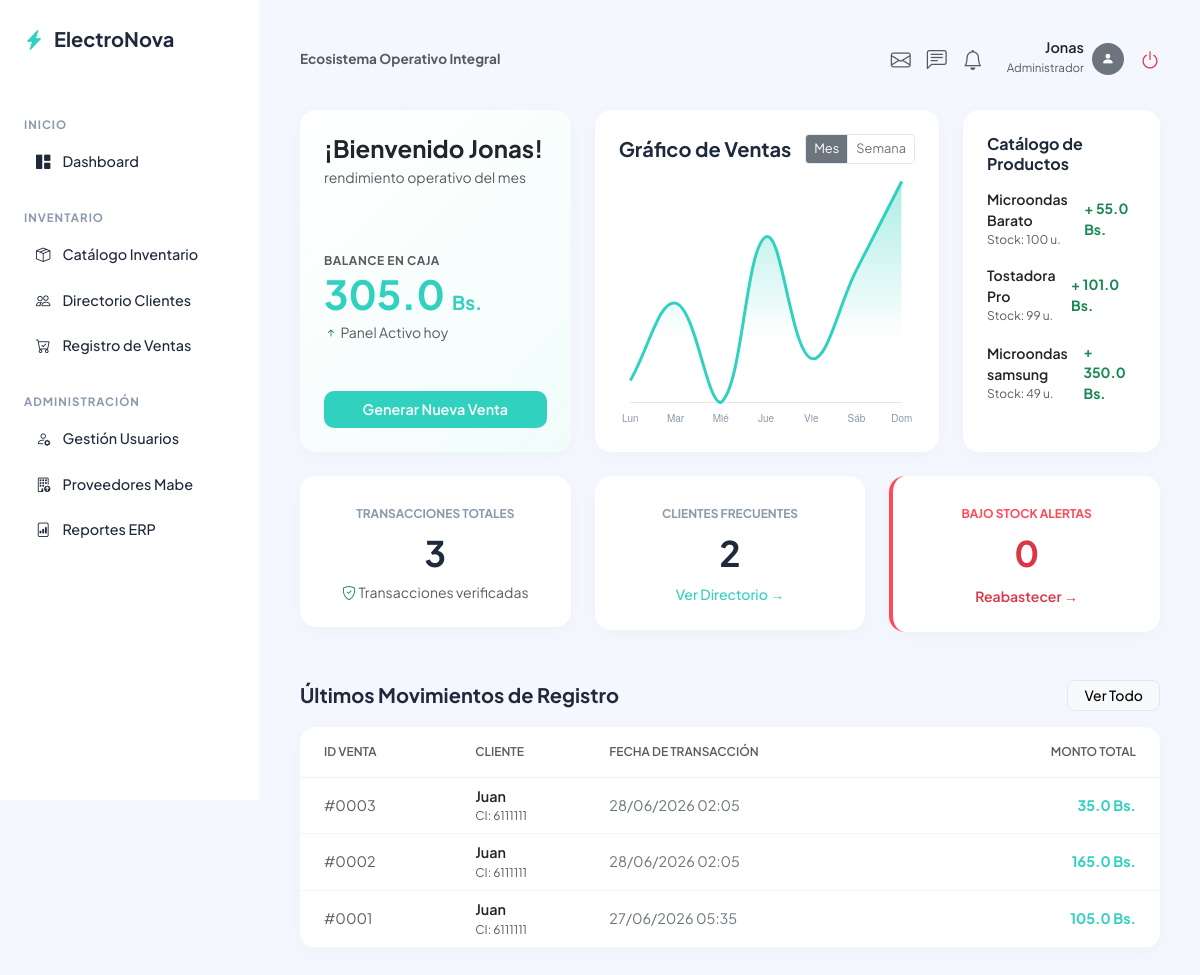
/dashboard (signed in), run on the app's committed database.
### app/auth/models.py (models this page shows)
class Usuario(db.Model, UserMixin):
    __tablename__ = "usuarios"
    id = db.Column(db.Integer, primary_key=True)
    username = db.Column(db.String(100), unique=True, nullable=False)
    password = db.Column(db.String(200), nullable=False)
    rol_id = db.Column(db.Integer, db.ForeignKey("roles.id"), nullable=False)
    @property
    def rol(self):
        return self.rol_rel.nombre if self.rol_rel else "Vendedor"

class Rol(db.Model):
    __tablename__ = "roles"
    id = db.Column(db.Integer, primary_key=True)
    nombre = db.Column(db.String(50), unique=True, nullable=False)
    usuarios = db.relationship("Usuario", backref="rol_rel", lazy=True)

### app/inventario/models.py (models this page shows, shortened)
class Producto(db.Model):
    __tablename__ = "productos"
    id = db.Column(db.Integer, primary_key=True)
    nombre = db.Column(db.String(150), nullable=False)
    descripcion = db.Column(db.Text, nullable=True)
    precio = db.Column(db.Float, nullable=False)
    stock = db.Column(db.Integer, default=0)
    categoria_id = db.Column(db.Integer, db.ForeignKey("categorias.id"), nullable=False)
    proveedor_id = db.Column(db.Integer, db.ForeignKey("proveedores.id"), nullable=True)
    detalles = db.relationship("DetalleVenta", backref="producto_rel", lazy=True, cascade="all, delete-orphan")
    historiales = db.relationship("HistorialStock", backref="producto_rel", lazy=True, cascade="all, delete-orphan")

### app/ventas/models.py (models this page shows)
class Venta(db.Model):
    __tablename__ = "ventas"
    id = db.Column(db.Integer, primary_key=True)
    fecha = db.Column(db.DateTime, default=datetime.utcnow)
    total = db.Column(db.Float, default=0.0)
    cliente_id = db.Column(db.Integer, db.ForeignKey("clientes.id"), nullable=False)
    usuario_id = db.Column(db.Integer, db.ForeignKey("usuarios.id"), nullable=False)
    detalles = db.relationship("DetalleVenta", backref="venta_rel", cascade="all, delete-orphan", lazy=True)

### app/clientes/models.py (models this page shows)
class Cliente(db.Model):
    __tablename__ = "clientes"
    id = db.Column(db.Integer, primary_key=True)
    nombre = db.Column(db.String(150), nullable=False)
    nit_ci = db.Column(db.String(20), unique=True, nullable=False)
    telefono = db.Column(db.String(20), nullable=True)
    ventas = db.relationship("Venta", backref="cliente_rel", lazy=True)

### app/core/routes.py (the view)
@core_bp.route("/dashboard")
@login_required
def dashboard():
    kpi_ventas = Venta.query.count()
    kpi_clientes = Cliente.query.count()
    kpi_bajo_stock = Producto.query.filter(Producto.stock <= 4).count()
    ultimos_productos = Producto.query.order_by(Producto.id.desc()).limit(3).all()
    if current_user.rol == "Administrador":
        ultimas_ventas = Venta.query.order_by(Venta.id.desc()).limit(4).all()
        total_ingresos = sum(v.total for v in Venta.query.all())
    else:
        ultimas_ventas = Venta.query.filter_by(usuario_id=current_user.id).order_by(Venta.id.desc()).limit(4).all()
        total_ingresos = sum(v.total for v in Venta.query.filter_by(usuario_id=current_user.id).all())
    return render_template(
        "core/dashboard.html",
        total_ventas=kpi_ventas if current_user.rol == "Administrador" else len(ultimas_ventas),
        total_clientes=kpi_clientes,
        productos_bajo_stock=kpi_bajo_stock,
        ultimas_ventas=ultimas_ventas,
        ultimos_productos=ultimos_productos,
        total_ingresos=total_ingresos
    )

### app/core/templates/core/dashboard.html (shortened to what this page needs)
{% extends 'base.html' %}
{% block content %}
<div class="row mb-4 g-4">
    <div class="col-xl-4 col-lg-5">
        <div class="cleo-card position-relative overflow-hidden h-100 d-flex flex-column justify-content-between" style="background: linear-gradient(135deg, #ffffff 0%, #f1fdfb 100%); min-height: 280px;">
            <div>
                <h4 class="fw-bold text-dark mb-1">¡Bienvenido {{ current_user.username }}!</h4>
                <p class="text-muted small mb-4">rendimiento operativo del mes</p>
            </div>
            <div>
                <span class="text-uppercase fw-bold text-muted d-block" style="font-size: 0.75rem; letter-spacing: 0.5px;">Balance en Caja</span>
                <h1 class="fw-bold mb-1" style="color: var(--cleo-primary); font-size: 2.5rem;">{{ total_ingresos if total_ingresos else 0 }} <span style="font-size: 1.2rem;">Bs.</span></h1>
                <p class="text-muted small mb-0"><i class="bi bi-arrow-up-short text-success"></i> Panel Activo hoy</p>
            </div>
            <div>
                <a href="{{ url_for('ventas.create') }}" class="btn btn-cleo-primary w-100 py-2 mt-2">Generar Nueva Venta</a>
            </div>
        </div>
    </div>
    <div class="col-xl-5 col-lg-7">
        <div class="cleo-card h-100 d-flex flex-column justify-content-between">
            <div class="d-flex justify-content-between align-items-center mb-3">
                <h5 class="fw-bold mb-0">Gráfico de Ventas</h5>
                <div class="btn-group btn-group-sm">
                    <button class="btn btn-outline-secondary active" style="font-size: 0.8rem; border-color: #e2e8f0;">Mes</button>
                    <button class="btn btn-outline-secondary" style="font-size: 0.8rem; border-color: #e2e8f0;">Semana</button>
                </div>
            </div>
            <div class="position-relative w-100 flex-grow-1" style="height: 180px;">
                <canvas id="cleopatraChart"></canvas>
            </div>
        </div>
    </div>
    <div class="col-xl-3 col-lg-12">
        <div class="cleo-card h-100">
            <h5 class="fw-bold mb-3" style="font-size: 1rem;">Catálogo de Productos</h5>
            <div class="d-flex flex-column gap-3">
                {% for p in ultimos_productos %}
                <div class="d-flex justify-content-between align-items-center">
                    <div>
                        <div class="fw-semibold text-dark" style="font-size: 0.88rem;">{{ p.nombre }}</div>
                        <div class="text-muted" style="font-size: 0.75rem;">Stock: {{ p.stock }} u.</div>
                    </div>
                    <span class="fw-bold small text-success">+ {{ p.precio }} Bs.</span>
                </div>
                {% else %}
                <div class="text-center text-muted small py-4">Sin lanzamientos recientes.</div>
                {% endfor %}
            </div>
        </div>
    </div>
</div>
<div class="row mb-4 g-4">
    <div class="col-md-4">
        <div class="cleo-card text-center py-4">
            <span class="text-uppercase fw-bold tracking-wider" style="font-size: 0.75rem; color: var(--cleo-text-muted);">Transacciones Totales</span>
            <h2 class="fw-bold my-2" style="font-size: 2.2rem;">{{ total_ventas }}</h2>
            <p class="text-muted small mb-0"><i class="bi bi-shield-check text-success"></i> Transacciones verificadas</p>
        </div>
    </div>
    <div class="col-md-4">
        <div class="cleo-card text-center py-4">
            <span class="text-uppercase fw-bold tracking-wider" style="font-size: 0.75rem; color: var(--cleo-text-muted);">Clientes Frecuentes</span>
            <h2 class="fw-bold my-2" style="font-size: 2.2rem;">{{ total_clientes }}</h2>
            <a href="{{ url_for('clientes.index') }}" class="text-decoration-none small" style="color: var(--cleo-primary); font-weight: 500;">Ver Directorio →</a>
        </div>
    </div>
    <div class="col-md-4">
        <div class="cleo-card text-center py-4" style="border-left: 4px solid #ff4a5a;">
            <span class="text-uppercase fw-bold tracking-wider" style="font-size: 0.75rem; color: #ff4a5a;">Bajo Stock Alertas</span>
            <h2 class="fw-bold my-2 text-danger" style="font-size: 2.2rem;">{{ productos_bajo_stock }}</h2>
            <a href="{{ url_for('inventario.index') }}" class="btn btn-sm py-0 text-danger fw-semibold text-decoration-none small">Reabastecer →</a>
        </div>
    </div>
</div>
<div class="row">
    <div class="col-12">
        <div class="d-flex justify-content-between align-items-center mb-3">
            <h5 class="fw-bold mb-0">Últimos Movimientos de Registro</h5>
            <a href="{{ url_for('ventas.index') }}" class="btn btn-sm btn-light px-3 fw-medium" style="border-radius: 8px; border: 1px solid #e2e8f0;">Ver Todo</a>
        </div>
        <div class="cleo-card p-0 overflow-hidden">
            <div class="table-responsive">
                <table class="table table-hover align-middle mb-0" style="font-size: 0.9rem;">
                    <thead style="background-color: #fafbfc; border-bottom: 1px solid #edf2f7;">
                        <tr>
                            <th class="ps-4 py-3 text-muted fw-semibold" style="font-size: 0.75rem; text-transform: uppercase;">ID Venta</th>
                            <th class="py-3 text-muted fw-semibold" style="font-size: 0.75rem; text-transform: uppercase;">Cliente</th>
                            <th class="py-3 text-muted fw-semibold" style="font-size: 0.75rem; text-transform: uppercase;">Fecha de Transacción</th>
                            <th class="pe-4 py-3 text-end text-muted fw-semibold" style="font-size: 0.75rem; text-transform: uppercase;">Monto Total</th>
                        </tr>
                    </thead>
                    <tbody>
                        {% for v in ultimas_ventas %}
                        <tr style="border-bottom: 1px solid #f1f5f9;">
                            <td class="ps-4 text-muted">#000{{ v.id }}</td>
                            <td>
                                <span class="fw-semibold text-dark">{{ v.cliente_rel.nombre }}</span>
                                <span class="text-muted small d-block" style="font-size: 0.75rem;">CI: {{ v.cliente_rel.nit_ci }}</span>
                            </td>
                            <td class="text-secondary">{{ v.fecha.strftime('%d/%m/%Y %H:%M') }}</td>
                            <td class="pe-4 text-end fw-bold" style="color: var(--cleo-primary);">{{ v.total }} Bs.</td>
                        </tr>
                        {% else %}
                        <tr>
                            <td colspan="4" class="text-center text-muted py-4">No se han registrado operaciones de venta el día de hoy.</td>
                        </tr>
                        {% endfor %}
                    </tbody>
                </table>
            </div>
        </div>
    </div>
</div>
<script>
    document.addEventListener("DOMContentLoaded", function () {
        const ctx = document.getElementById('cleopatraChart').getContext('2d');
        const gradient = ctx.createLinearGradient(0, 0, 0, 160);
        gradient.addColorStop(0, 'rgba(48, 209, 190, 0.4)');
        gradient.addColorStop(1, 'rgba(48, 209, 190, 0.0)');
        new Chart(ctx, {
            type: 'line',
            data: {
                labels: ['Lun', 'Mar', 'Mié', 'Jue', 'Vie', 'Sáb', 'Dom'],
                datasets: [{
                    label: 'Flujo de Órdenes',
                    data: [12, 19, 10, 25, 14, 22, 30],
                    borderColor: '#30D1BE',
                    borderWidth: 3,
                    fill: true,
                    backgroundColor: gradient,
                    tension: 0.4,
                    pointRadius: 0,
                    pointHoverRadius: 4
                }]
            },
            options: {
                responsive: true,
                maintainAspectRatio: false,
                plugins: {
                    legend: { display: false }
                },
                scales: {
                    x: { grid: { display: false }, ticks: { color: '#8a99ad', font: { size: 10 } } },
                    y: { display: false, grid: { display: false } }
                }
            }
        });
    });
</script>
{% endblock %}

### app/templates/base.html (shortened to what this page needs)
<!DOCTYPE html>
<html lang="es">
<head>
    <link href="https://cdn.jsdelivr.net/npm/bootstrap@5.3.0/dist/css/bootstrap.min.css" rel="stylesheet">
    <link rel="stylesheet" href="https://cdn.jsdelivr.net/npm/bootstrap-icons@1.11.0/font/bootstrap-icons.css">
</head>
<body>
    <div class="wrapper">
        {% if current_user.is_authenticated %}
            <aside class="sidebar">
                <a href="{{ url_for('core.dashboard') }}" class="brand-logo">
                    <i class="bi bi-lightning-charge-fill" style="color: var(--cleo-primary);"></i> ElectroNova
                </a>
                <div class="menu-category">Inicio</div>
                <ul class="nav-menu">
                    <li class="nav-menu-item">
                        <a href="{{ url_for('core.dashboard') }}" class="nav-menu-link">
                            <i class="bi bi-grid-1x2-fill"></i> Dashboard
                        </a>
                    </li>
                </ul>
                <div class="menu-category">Inventario</div>
                <ul class="nav-menu">
                    <li class="nav-menu-item">
                        <a href="{{ url_for('inventario.index') }}" class="nav-menu-link">
                            <i class="bi bi-box-seam"></i> Catálogo Inventario
                        </a>
                    </li>
                    <li class="nav-menu-item">
                        <a href="{{ url_for('clientes.index') }}" class="nav-menu-link">
                            <i class="bi bi-people"></i> Directorio Clientes
                        </a>
                    </li>
                    <li class="nav-menu-item">
                        <a href="{{ url_for('ventas.index') }}" class="nav-menu-link">
                            <i class="bi bi-cart-check"></i> Registro de Ventas
                        </a>
                    </li>
                </ul>
                {% if current_user.rol == 'Administrador' %}
                <div class="menu-category">Administración</div>
                <ul class="nav-menu">
                    <li class="nav-menu-item">
                        <a href="{{ url_for('auth.usuarios_index') }}" class="nav-menu-link">
                            <i class="bi bi-person-gear"></i> Gestión Usuarios
                        </a>
                    </li>
                    <li class="nav-menu-item">
                        <a href="{{ url_for('inventario.proveedores') }}" class="nav-menu-link">
                            <i class="bi bi-building-up"></i> Proveedores Mabe
                        </a>
                    </li>
                    <li class="nav-menu-item">
                        <a href="{{ url_for('core.reportes') }}" class="nav-menu-link">
                            <i class="bi bi-file-bar-graph"></i> Reportes ERP
                        </a>
                    </li>
                </ul>
                {% endif %}
            </aside>
        {% endif %}
        <main class="main-content {% if current_user.is_authenticated %}authenticated{% else %}guest{% endif %}">
            {% if current_user.is_authenticated %}
                <header class="top-bar">
                    <div>
                        <h5 class="fw-bold mb-0 text-muted" style="font-size: 0.85rem;">Ecosistema Operativo Integral</h5>
                    </div>
                    <div class="d-flex align-items-center gap-4">
                        <div class="text-muted d-flex gap-3 fs-5">
                            <i class="bi bi-envelope" style="cursor: pointer;"></i>
                            <i class="bi bi-chat-left-text" style="cursor: pointer;"></i>
                            <i class="bi bi-bell" style="cursor: pointer;"></i>
                        </div>
                        <div class="d-flex align-items-center gap-2">
                            <div class="text-end">
                                <span class="fw-semibold text-dark d-block" style="font-size: 0.9rem; line-height: 1;">{{ current_user.username }}</span>
                                <small class="text-muted" style="font-size: 0.72rem;">{{ current_user.rol }}</small>
                            </div>
                            <div class="bg-secondary rounded-circle d-flex align-items-center justify-content-center text-white" style="width: 32px; height: 32px; font-size: 0.8rem;">
                                <i class="bi bi-person-fill"></i>
                            </div>
                            <a href="{{ url_for('auth.logout') }}" class="text-danger ms-2 fs-5" title="Cerrar Sesión">
                                <i class="bi bi-power"></i>
                            </a>
                        </div>
                    </div>
                </header>
            {% endif %}
            {% block content %}{% endblock %}
        </main>
    </div>
</body>
</html>

### data on the page
Usuario: username "Jonas"
Rol: rol "Administrador"
Producto: nombre "Microondas Barato", stock "100", precio "55.0"
Producto: nombre "Tostadora Pro", stock "99", precio "101.0"
Producto: nombre "Microondas samsung", stock "49", precio "350.0"
Venta: id "3", cliente_rel.nombre "Juan", cliente_rel.nit_ci "6111111", fecha "28/06/2026 02:05", total "35.0"
Venta: id "2", cliente_rel.nombre "Juan", cliente_rel.nit_ci "6111111", fecha "28/06/2026 02:05", total "165.0"
Venta: id "1", cliente_rel.nombre "Juan", cliente_rel.nit_ci "6111111", fecha "27/06/2026 05:35", total "105.0"

### other printed values
{{ total_ingresos if total_ingresos else 0 }} "305.0"
{{ total_ventas }} "3"
{{ total_clientes }} "2"
{{ productos_bajo_stock }} "0"
